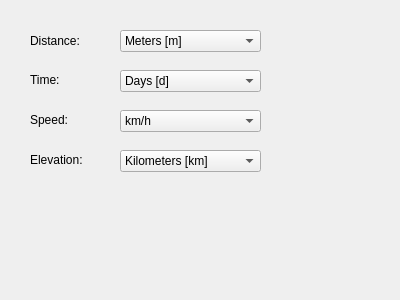
<ui version="4.0" >
 <class>CUnitConfigClass</class>
 <widget class="QWidget" name="CUnitConfigClass" >
  <property name="geometry" >
   <rect>
    <x>0</x>
    <y>0</y>
    <width>400</width>
    <height>300</height>
   </rect>
  </property>
  <property name="windowTitle" >
   <string>CUnitConfig</string>
  </property>
  <widget class="QLabel" name="distanceUnitLabel" >
   <property name="geometry" >
    <rect>
     <x>30</x>
     <y>30</y>
     <width>71</width>
     <height>21</height>
    </rect>
   </property>
   <property name="text" >
    <string>Distance:</string>
   </property>
  </widget>
  <widget class="QComboBox" name="distanceUnit" >
   <property name="geometry" >
    <rect>
     <x>120</x>
     <y>30</y>
     <width>141</width>
     <height>22</height>
    </rect>
   </property>
   <item>
    <property name="text" >
     <string>Meters [m]</string>
    </property>
   </item>
   <item>
    <property name="text" >
     <string>Kilometers [km]</string>
    </property>
   </item>
   <item>
    <property name="text" >
     <string>Nautic Mils [nm]</string>
    </property>
   </item>
  </widget>
  <widget class="QComboBox" name="timeUnit" >
   <property name="geometry" >
    <rect>
     <x>120</x>
     <y>70</y>
     <width>141</width>
     <height>22</height>
    </rect>
   </property>
   <item>
    <property name="text" >
     <string>Days [d]</string>
    </property>
   </item>
   <item>
    <property name="text" >
     <string>Hours [h]</string>
    </property>
   </item>
   <item>
    <property name="text" >
     <string>Minutes [min]</string>
    </property>
   </item>
   <item>
    <property name="text" >
     <string>Seconds [sec]</string>
    </property>
   </item>
  </widget>
  <widget class="QLabel" name="timeUnitLabel" >
   <property name="geometry" >
    <rect>
     <x>30</x>
     <y>70</y>
     <width>71</width>
     <height>20</height>
    </rect>
   </property>
   <property name="text" >
    <string>Time:</string>
   </property>
  </widget>
  <widget class="QLabel" name="speedUnitLabel" >
   <property name="geometry" >
    <rect>
     <x>30</x>
     <y>110</y>
     <width>61</width>
     <height>20</height>
    </rect>
   </property>
   <property name="text" >
    <string>Speed:</string>
   </property>
  </widget>
  <widget class="QComboBox" name="speedUnit" >
   <property name="geometry" >
    <rect>
     <x>120</x>
     <y>110</y>
     <width>141</width>
     <height>22</height>
    </rect>
   </property>
   <item>
    <property name="text" >
     <string>km/h</string>
    </property>
   </item>
   <item>
    <property name="text" >
     <string>m/s</string>
    </property>
   </item>
   <item>
    <property name="text" >
     <string>knots [nm/h]</string>
    </property>
   </item>
  </widget>
  <widget class="QComboBox" name="elevationUnit" >
   <property name="geometry" >
    <rect>
     <x>120</x>
     <y>150</y>
     <width>141</width>
     <height>22</height>
    </rect>
   </property>
   <item>
    <property name="text" >
     <string>Kilometers [km]</string>
    </property>
   </item>
   <item>
    <property name="text" >
     <string>Meters [m]</string>
    </property>
   </item>
   <item>
    <property name="text" >
     <string>Feet [ft]</string>
    </property>
   </item>
  </widget>
  <widget class="QLabel" name="elevationUnitLabel" >
   <property name="geometry" >
    <rect>
     <x>30</x>
     <y>150</y>
     <width>61</width>
     <height>20</height>
    </rect>
   </property>
   <property name="text" >
    <string>Elevation:</string>
   </property>
  </widget>
 </widget>
 <layoutdefault spacing="6" margin="11" />
 <resources/>
 <connections/>
</ui>
